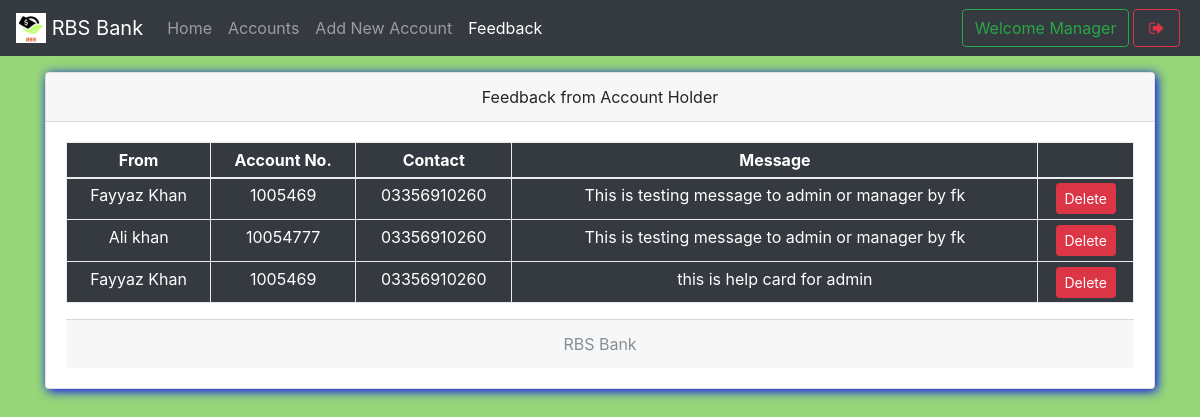
Screenshot of /mfeedback.php (signed in) with the database file from the repository.
### tables this page shows
CREATE TABLE `useraccounts` (
  `id` int(11) NOT NULL,
  `email` text NOT NULL,
  `password` text NOT NULL,
  `name` varchar(111) NOT NULL,
  `balance` varchar(111) NOT NULL,
  `cnic` varchar(111) NOT NULL,
  `number` varchar(111) NOT NULL,
  `city` varchar(111) NOT NULL,
  `address` varchar(111) NOT NULL,
  `source` varchar(111) NOT NULL,
  `accountNo` varchar(111) NOT NULL,
  `branch` varchar(111) NOT NULL,
  `accountType` varchar(111) NOT NULL,
  `date` timestamp NOT NULL DEFAULT CURRENT_TIMESTAMP
);

CREATE TABLE `feedback` (
  `feedbackId` int(11) NOT NULL,
  `message` text NOT NULL,
  `userId` double NOT NULL,
  `date` timestamp NOT NULL DEFAULT CURRENT_TIMESTAMP
);

### mfeedback.php (the view, shortened to what this page needs)
<!DOCTYPE html>
<html>
<head>
  <?php require 'assets/autoloader.php'; ?>
  <?php require 'assets/function.php'; ?>
</head>
<body style="background:#96D678;background-size: 100%">
<nav class="navbar navbar-expand-lg navbar-dark bg-dark fixed-top">
 <a class="navbar-brand" href="#">
    <img src="images/logo1.jpeg" width="30" height="30" class="d-inline-block align-top" alt="">
   <?php echo bankName; ?>
  </a>
  <div class="collapse navbar-collapse" id="navbarSupportedContent">
    <ul class="navbar-nav mr-auto">
      <li class="nav-item ">
        <a class="nav-link " href="mindex.php">Home <span class="sr-only">(current)</span></a>
      </li>
      <li class="nav-item ">  <a class="nav-link" href="maccounts.php">Accounts</a></li>
      <li class="nav-item ">  <a class="nav-link" href="maddnew.php">Add New Account</a></li>
      <li class="nav-item active">  <a class="nav-link" href="mfeedback.php">Feedback</a></li>
    </ul>
    <?php include 'msideButton.php'; ?>
  </div>
</nav><br><br><br>
<div class="container">
<div class="card w-100 text-center shadowBlue">
  <div class="card-header">
    Feedback from Account Holder
  </div>
  <div class="card-body">
   <table class="table table-bordered table-sm bg-dark text-white">
  <thead>
    <tr>
      <th scope="col">From</th>
      <th scope="col">Account No.</th>
      <th scope="col">Contact</th>
      <th scope="col">Message</th>
      <th scope="col"></th>
    </tr>
  </thead>
  <tbody>
    <?php
      $array = $con->query("select * from useraccounts,feedback where useraccounts.id = feedback.userId");
      if ($array->num_rows > 0)
      {
        while ($row = $array->fetch_assoc())
        {
    ?>
      <tr>
        <td><?php echo $row['name'] ?></td>
        <td><?php echo $row['accountNo'] ?></td>
        <td><?php echo $row['number'] ?></td>
        <td><?php echo $row['message'] ?></td>
        <td>
          <a href="mfeedback.php?delete=<?php echo $row['feedbackId'] ?>" class='btn btn-danger btn-sm' data-toggle='tooltip' title="Delete this Message">Delete</a>
        </td>
      </tr>
    <?php
        }
      }
     ?>
  </tbody>
</table>
  <div class="card-footer text-muted">
    <?php echo bankName; ?>
  </div>
</div>
</body>
</html>

### css/custom.css (style rules this page uses)
.shadowBlue { box-shadow: 2px 2px 11px blue }

### rows the page displays
useraccounts: name "Fayyaz Khan", accountNo "1005469", number "03356910260", feedback.message "This is testing message to admin or manager by fk", feedback.message "this is help card for admin"
useraccounts: name "Ali khan", accountNo "10054777", number "03356910260", feedback.message "This is testing message to admin or manager by fk"

### other values shown
bankName "RBS Bank"
